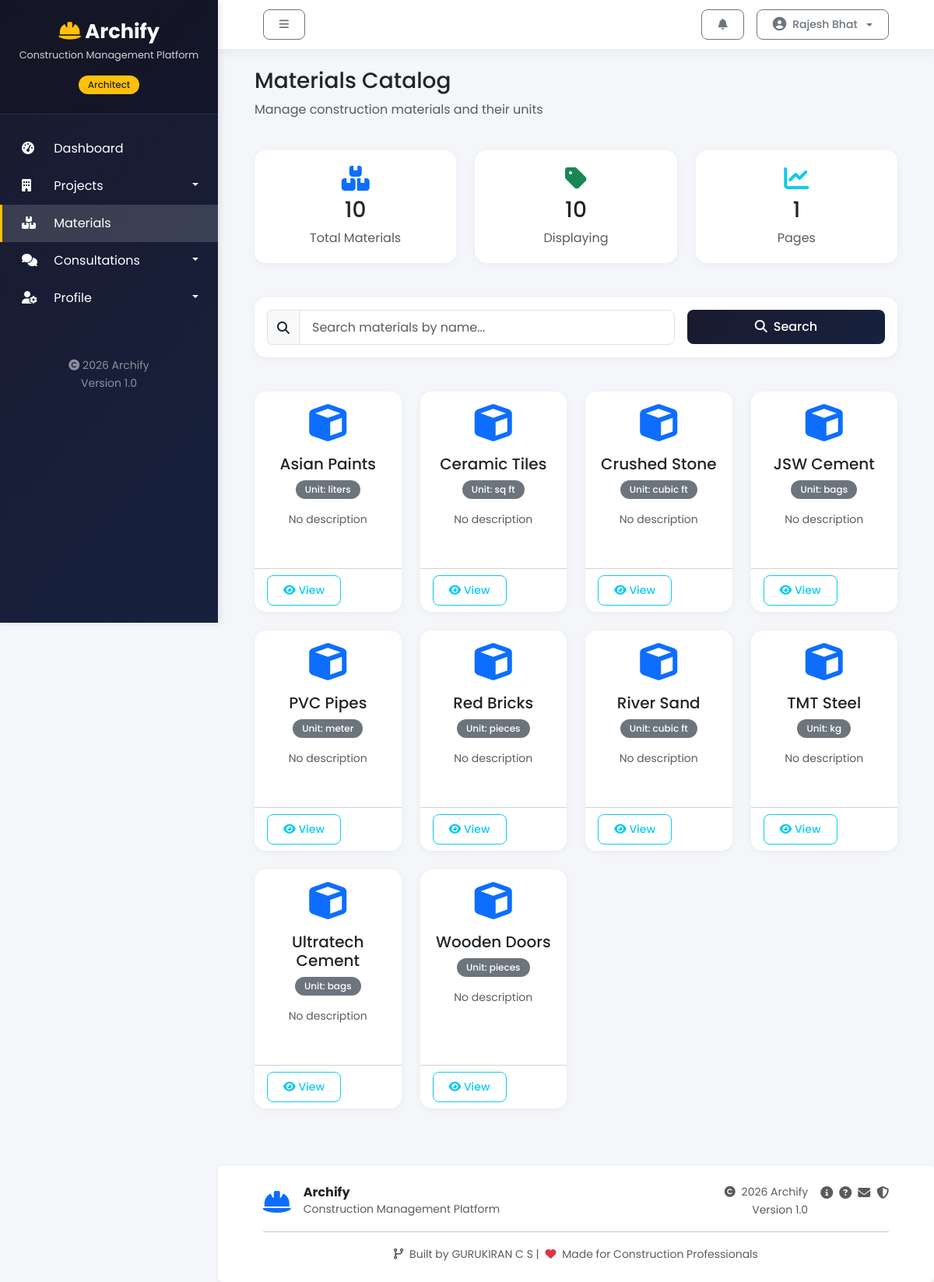
Screenshot of /materials/ (signed in) with the database file from the repository.
### base/models.py (models this page shows, shortened)
class User(AbstractUser):
    class Role(models.TextChoices):
        CLIENT = "CLIENT", "Client"
        ARCHITECT = "ARCHITECT", "Architect"
        CIVIL_ENGINEER = "CIVIL_ENGINEER", "Civil Engineer"
        CONTRACTOR = "CONTRACTOR", "Contractor"
        WORKER = "WORKER", "Worker"
        ADMIN = "ADMIN", "Admin"
    email = models.EmailField(unique=True)
    role = models.CharField(max_length=30, choices=Role.choices, default=Role.CLIENT)
    phone_number = models.CharField(max_length=20, blank=True)
    profile_image = models.ImageField(upload_to="users/profile_images/", blank=True, null=True)
    is_verified = models.BooleanField(default=False)

class UUIDTimeStampedModel(models.Model):
    id = models.UUIDField(primary_key=True, default=uuid.uuid4, editable=False)
    created_at = models.DateTimeField(auto_now_add=True, db_index=True)
    updated_at = models.DateTimeField(auto_now=True)
    class Meta:
        abstract = True

class Material(UUIDTimeStampedModel):
    name = models.CharField(max_length=160, unique=True)
    unit = models.CharField(max_length=40, default="pcs")
    description = models.TextField(blank=True)

### base/views.py (the view)
# urls.py: path('materials/', views.MaterialListView.as_view(), name='material_list'),
class MaterialListView(LoginRequiredMixin, ListView):
    model = Material
    template_name = 'materials/material_list.html'
    context_object_name = 'materials'
    paginate_by = 20
    def get_queryset(self):
        queryset = Material.objects.all()
        search = self.request.GET.get('search', '')
        if search:
            queryset = queryset.filter(name__icontains=search)
        return queryset.order_by('name')
    def get_context_data(self, **kwargs):
        context = super().get_context_data(**kwargs)
        context['search_query'] = self.request.GET.get('search', '')
        context['total_materials'] = Material.objects.count()
        return context

### base/templates/materials/material_list.html (shortened to what this page needs)
{% extends 'base/main.html' %}
{% block content %}
<div class="row mb-4">
    <div class="col-12">
        <div class="d-flex justify-content-between align-items-center flex-wrap gap-3">
            <div>
                <h1 class="h3 mb-2">Materials Catalog</h1>
                <p class="text-muted">Manage construction materials and their units</p>
            </div>
        </div>
    </div>
</div>
<div class="row mb-4">
    <div class="col-md-4">
        <div class="stat-card text-center">
            <i class="fas fa-boxes fa-2x text-primary mb-2"></i>
            <h3>{{ total_materials }}</h3>
            <p class="text-muted mb-0">Total Materials</p>
        </div>
    </div>
    <div class="col-md-4">
        <div class="stat-card text-center">
            <i class="fas fa-tag fa-2x text-success mb-2"></i>
            <h3>{{ materials|length }}</h3>
            <p class="text-muted mb-0">Displaying</p>
        </div>
    </div>
    <div class="col-md-4">
        <div class="stat-card text-center">
            <i class="fas fa-chart-line fa-2x text-info mb-2"></i>
            <h3>{{ page_obj.paginator.num_pages }}</h3>
            <p class="text-muted mb-0">Pages</p>
        </div>
    </div>
</div>
<div class="row mb-4">
    <div class="col-12">
        <div class="card">
            <div class="card-body">
                <form method="get" class="row g-3">
                    <div class="col-md-8">
                        <div class="input-group">
                            <span class="input-group-text"><i class="fas fa-search"></i></span>
                            <input type="text" name="search" class="form-control"
                                placeholder="Search materials by name..." value="{{ search_query }}">
                        </div>
                    </div>
                    <div class="col-md-4">
                        <button type="submit" class="btn btn-primary w-100">
                            <i class="fas fa-search me-2"></i>Search
                        </button>
                    </div>
                </form>
            </div>
        </div>
    </div>
</div>
<div class="row">
    {% for material in materials %}
    <div class="col-md-4 col-lg-3 mb-4">
        <div class="card h-100">
            <div class="card-body text-center">
                <div class="material-icon mb-3">
                    <i class="fas fa-cube fa-3x text-primary"></i>
                </div>
                <h5 class="card-title">{{ material.name }}</h5>
                <p class="card-text">
                    <span class="badge bg-secondary">Unit: {{ material.unit }}</span>
                </p>
                <p class="text-muted small">{{ material.description|default:"No description"|truncatewords:15 }}</p>
            </div>
            <div class="card-footer bg-white">
                <div class="d-flex justify-content-between gap-2">
                    <button type="button" class="btn btn-sm btn-outline-info"
                        onclick="showMaterialDetails('{{ material.name|escapejs }}', '{{ material.unit }}', '{{ material.description|escapejs }}')">
                        <i class="fas fa-eye"></i> View
                    </button>
                </div>
            </div>
        </div>
    </div>
    {% endfor %}
</div>
{% endblock %}

### base/templates/base/main.html (shortened to what this page needs)
{% load static %}
<!DOCTYPE html>
<html lang="en">
<head>
    <link href="https://cdn.jsdelivr.net/npm/bootstrap@5.3.0/dist/css/bootstrap.min.css" rel="stylesheet">
    <link rel="stylesheet" href="https://cdnjs.cloudflare.com/ajax/libs/font-awesome/6.4.0/css/all.min.css">
    <link rel="stylesheet" href="{% static 'css/style.css' %}">
    <link rel="stylesheet" href="{% static 'css/responsive.css' %}">
</head>
<body>
    <div class="wrapper">
        {% include 'base/nav.html' %}
        <div id="content">
            <nav class="navbar navbar-custom">
                <div class="container-fluid">
                    <button type="button" id="sidebarCollapse" class="btn btn-sm btn-outline-secondary">
                        <i class="fas fa-bars"></i>
                    </button>
                    <div class="ms-auto d-flex align-items-center">
                        <div class="dropdown me-3">
                            <button class="btn btn-sm btn-outline-secondary position-relative" type="button"
                                data-bs-toggle="dropdown" id="notificationBell">
                                <i class="fas fa-bell"></i>
                            </button>
                        </div>
                        <div class="dropdown">
                            <button
                                class="btn btn-sm btn-outline-secondary dropdown-toggle d-flex align-items-center gap-2"
                                type="button" data-bs-toggle="dropdown">
                                <span>{{ user.get_full_name|default:user.username }}</span>
                            </button>
                        </div>
                    </div>
                </div>
            </nav>
            <div class="container-fluid p-4">
                {% block content %}
                {% endblock %}
            </div>
            {% include 'base/footer.html' %}
        </div>
    </div>
</body>
</html>

### base/templates/base/nav.html (shortened to what this page needs)
{% load static %}
<nav id="sidebar">
    <div class="sidebar-header">
        <h3><i class="fas fa-hard-hat"></i> Archify</h3>
        <p>Construction Management Platform</p>
        {% if user.is_authenticated %}
        <div class="mt-2">
            <span class="badge bg-warning text-dark">{{ user.get_role_display|default:user.role }}</span>
        </div>
        {% endif %}
    </div>
    <ul class="list-unstyled components">
        {% if user.is_authenticated %}
        <li
            class="{% if request.resolver_match.url_name == 'dashboard' or request.resolver_match.url_name == 'home' %}active{% endif %}">
            <a href="{% url 'dashboard' %}">
                <i class="fas fa-tachometer-alt"></i> Dashboard
            </a>
        </li>
        <li>
            <a href="#projectsSubmenu" data-bs-toggle="collapse" aria-expanded="false" class="dropdown-toggle">
                <i class="fas fa-building"></i> Projects
            </a>
        </li>
        <li>
            <a href="{% url 'material_list' %}">
                <i class="fas fa-boxes"></i> Materials
            </a>
        </li>
        {% if user.role in 'CLIENT,ARCHITECT,CIVIL_ENGINEER' %}
        <li>
            <a href="#consultationsSubmenu" data-bs-toggle="collapse" aria-expanded="false" class="dropdown-toggle">
                <i class="fas fa-comments"></i> Consultations
            </a>
        </li>
        {% endif %}
        <li>
            <a href="#profileSubmenu" data-bs-toggle="collapse" aria-expanded="false" class="dropdown-toggle">
                <i class="fas fa-user-cog"></i> Profile
            </a>
        </li>
        {% endif %}
    </ul>
    <div class="sidebar-footer p-3">
        <div class="text-center">
            <small class="text-white-50 d-block">
                <i class="fas fa-copyright"></i> 2026 Archify
            </small>
            <small class="text-white-50">Version 1.0</small>
        </div>
    </div>
</nav>

### static/css/style.css (style rules this page uses)
:root { --primary: #1a1a2e; --primary-dark: #0f0f1a; --secondary: #16213e; --accent: #ffc107; --success: #28a745; --danger: #dc3545; --warning: #ffc107; --info: #17a2b8; --light: #f8f9fa; --dark: #343a40; --gray: #6c757d; }
.card { border: none; border-radius: 16px; box-shadow: 0 4px 12px rgba(0, 0, 0, 0.08); transition: all 0.3s ease; overflow: hidden; }
.btn { border-radius: 8px; padding: 0.5rem 1.25rem; font-weight: 500; transition: all 0.3s ease; }
.btn-primary { background: linear-gradient(135deg, var(--primary) 0%, var(--secondary) 100%); border: none; }
.badge { padding: 0.35rem 0.75rem; border-radius: 20px; font-weight: 500; }
.form-control, .form-select { border-radius: 8px; border: 1px solid #dee2e6; padding: 0.6rem 1rem; transition: all 0.3s ease; }
.stat-card { background: white; border-radius: 16px; padding: 1.5rem; margin-bottom: 1.5rem; box-shadow: 0 2px 8px rgba(0, 0, 0, 0.05); transition: all 0.3s ease; }
.card { transition: transform 0.3s ease, box-shadow 0.3s ease; }
.btn-primary { background: linear-gradient(135deg, #1a472a 0%, #0d2818 100%); border: none; }

### static/css/responsive.css (style rules this page uses)
@media (min-width: 1200px) { .container-fluid { max-width: 95%; } }

### base/templates/base/main.html (style rules this page uses)
* { margin: 0; padding: 0; box-sizing: border-box; }
body { font-family: 'Poppins', sans-serif; background-color: #f4f6f9; overflow-x: hidden; }
.wrapper { display: flex; width: 100%; align-items: stretch; }
#sidebar { min-width: 280px; max-width: 280px; background: linear-gradient(135deg, #1a1a2e 0%, #16213e 100%); color: #fff; transition: all 0.3s; position: fixed; height: 100vh; z-index: 999; box-shadow: 2px 0 10px rgba(0, 0, 0, 0.1); }
#sidebar .sidebar-header { padding: 25px 20px; background: rgba(0, 0, 0, 0.2); text-align: center; border-bottom: 1px solid rgba(255, 255, 255, 0.1); }
#sidebar .sidebar-header h3 { font-size: 1.6rem; margin-bottom: 5px; font-weight: 700; }
#sidebar .sidebar-header h3 i { color: #ffc107; }
#sidebar .sidebar-header p { font-size: 0.8rem; margin-top: 5px; opacity: 0.8; }
#sidebar ul.components { padding: 20px 0; }
#sidebar ul li a { padding: 12px 25px; font-size: 1rem; display: block; color: #fff; text-decoration: none; transition: all 0.3s; border-left: 3px solid transparent; }
#sidebar ul li.active a { background: rgba(255, 255, 255, 0.15); border-left-color: #ffc107; }
#sidebar ul li a i { margin-right: 12px; width: 25px; }
#sidebar ul li a.dropdown-toggle::after { float: right; margin-top: 8px; }
#content { width: 100%; min-height: 100vh; transition: all 0.3s; margin-left: 280px; }
.navbar-custom { background: #fff; box-shadow: 0 2px 15px rgba(0, 0, 0, 0.08); padding: 0.75rem 1.5rem; position: sticky; top: 0; z-index: 100; }
.card { border: none; border-radius: 15px; box-shadow: 0 2px 10px rgba(0, 0, 0, 0.05); transition: transform 0.2s, box-shadow 0.2s; margin-bottom: 20px; }
.btn-primary { background: linear-gradient(135deg, #1a1a2e 0%, #16213e 100%); border: none; padding: 10px 24px; border-radius: 8px; font-weight: 500; transition: all 0.3s; }
.badge { padding: 6px 12px; border-radius: 20px; font-weight: 500; }
.stat-card { background: white; border-radius: 15px; padding: 1.5rem; margin-bottom: 20px; transition: all 0.3s; }

### base/templates/materials/material_list.html (style rules this page uses)
.material-icon { transition: transform 0.3s; }
.stat-card { background: white; border-radius: 15px; padding: 20px; box-shadow: 0 2px 10px rgba(0, 0, 0, 0.05); transition: transform 0.2s; }

### rows the page displays
User: role "Architect", get_full_name "Rajesh Bhat"
Material: name "Asian Paints", unit "liters", description "No description"
Material: name "Ceramic Tiles", unit "sq ft", description "No description"
Material: name "Crushed Stone", unit "cubic ft", description "No description"
Material: name "JSW Cement", unit "bags", description "No description"
Material: name "PVC Pipes", unit "meter", description "No description"
Material: name "Red Bricks", unit "pieces", description "No description"
Material: name "River Sand", unit "cubic ft", description "No description"
Material: name "TMT Steel", unit "kg", description "No description"
Material: name "Ultratech Cement", unit "bags", description "No description"
Material: name "Wooden Doors", unit "pieces", description "No description"

### other values shown
{{ total_materials }} "10"
{{ materials|length }} "10"
{{ page_obj.paginator.num_pages }} "1"
